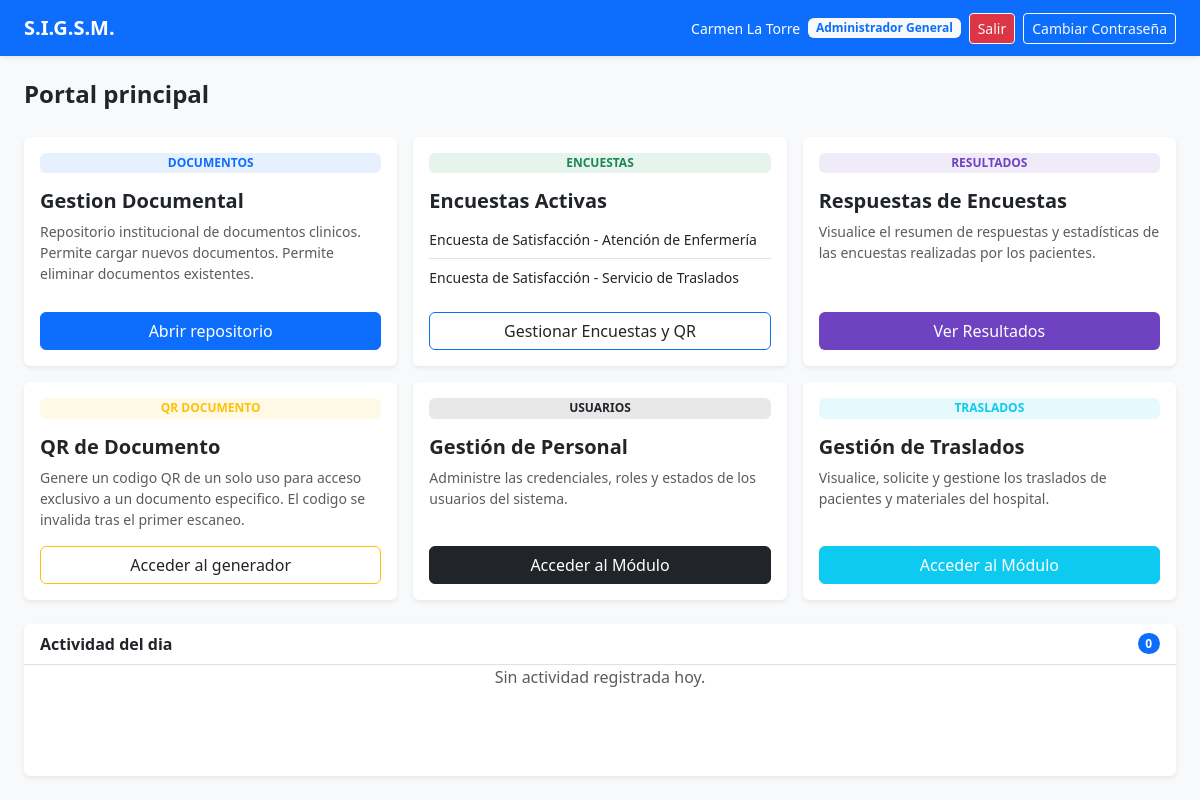
The page /index.php (signed in) on the database its author committed.
### tables this page shows
CREATE TABLE encuesta (
id_encuesta INT PRIMARY KEY AUTO_INCREMENT,
titulo VARCHAR(100) NOT NULL,
estado TINYINT(1) DEFAULT 1
);

### includes/auth_middleware.php (called while the page is built, shortened)
<?php
if (!function_exists('e')) {
    function e($datoV) {
        return htmlspecialchars($datoV ?? '', ENT_QUOTES | ENT_SUBSTITUTE, 'UTF-8');
    }
}
function obtenerPermisosPorRol($rolNom) {
    $rolNom = (string)$rolNom;
    $mapa = [
        'Administrador General' => [
            'ver_documentos', 'cargar_documentos', 'eliminar_documentos',
            'ver_encuestas', 'gestionar_encuestas', 'ver_respuestas_encuestas',
            'ver_traslados', 'crear_traslado', 'actualizar_estado_traslado', 'asignar_traslado',
            'ver_vehiculos', 'gestionar_vehiculos',
            'gestionar_usuarios',
            'gestionar_categorias',
        ],
        'Enfermería' => [
            'ver_documentos', 'cargar_documentos',
            'ver_encuestas',
            'ver_traslados', 'crear_traslado', 'ver_vehiculos',
        ],
        'Médico' => [
            'ver_documentos', 'cargar_documentos',
            'ver_encuestas',
            'ver_traslados', 'crear_traslado', 'ver_vehiculos',
        ],
        'IT' => [
            'ver_documentos',
            'ver_encuestas', 'gestionar_encuestas', 'ver_respuestas_encuestas', 'gestionar_categorias',
            'ver_traslados', 'actualizar_estado_traslado', 'ver_vehiculos', 'gestionar_vehiculos',
        ],
        'Transporte' => [
            'ver_traslados', 'actualizar_estado_traslado', 'ver_vehiculos', 'gestionar_vehiculos',
        ],
    ];
    return $mapa[$rolNom] ?? [];
}
function tienePermiso($permiso) {
    $permisos = obtenerPermisosPorRol($_SESSION['role_name']);
    return in_array($permiso, $permisos, true);
}
function obtenerRol() {
    return $_SESSION['role_name'] ?? 'Invitado';
}

### models/Encuesta.php (called while the page is built, shortened)
<?php
class Encuesta {
    private $conexion;
    public function __construct($bd) {
        $this->conexion = $bd;
    }
    public function listarActivas() {
        $prep = $this->conexion->prepare('SELECT `id_encuesta`, `titulo` FROM `encuesta` WHERE `estado` = 1 ORDER BY `titulo` ASC');
        $prep->execute();
        return $prep->fetchAll();
    }
}

### models/Documento.php (called while the page is built, shortened)
<?php
class Documento {
    private $conexion;
    public function __construct($bd) {
        $this->conexion = $bd;
    }
    public function listarNuevosHoy() {
        $sql = '
            SELECT d.id_documento, d.titulo, d.fecha_carga,
                   c.nombre AS categoria,
                   u.nombre AS usuario_nombre, u.apellido AS usuario_apellido
            FROM documento d
            LEFT JOIN categoria_documento c ON d.id_categoria = c.id_categoria
            LEFT JOIN usuario u ON d.id_usuario_carga = u.id_usuario
            WHERE DATE(d.fecha_carga) = CURDATE()
            ORDER BY d.fecha_carga DESC
        ';
        $prep = $this->conexion->prepare($sql);
        $prep->execute();
        return $prep->fetchAll();
    }
}

### index.php (the view, shortened to what this page needs)
<?php
require_once __DIR__ . '/includes/auth_middleware.php';
require_once __DIR__ . '/models/Documento.php';
require_once __DIR__ . '/models/Encuesta.php';
$baseObj = new Database();
$bd = $baseObj->getConnection();
$modDoc = new Documento($bd);
$modEncuesta = new Encuesta($bd);
$avisosHoy = tienePermiso('ver_documentos') ? $modDoc->listarNuevosHoy() : [];
$encsActivas = tienePermiso('ver_encuestas') ? $modEncuesta->listarActivas() : [];
$rolNom = obtenerRol();
$nomUsu = $_SESSION['user_name'] ?? 'Usuario';
?>
<!DOCTYPE html>
<html lang="es">
<head>
    <link href="https://cdn.jsdelivr.net/npm/bootstrap@5.3.0/dist/css/bootstrap.min.css" rel="stylesheet">
</head>
<body class="d-flex flex-column min-vh-100 bg-light">
    <nav class="navbar navbar-dark bg-primary shadow-sm flex-shrink-0">
        <div class="container-fluid px-3 px-lg-4">
            <a class="navbar-brand fw-bold mb-0" href="index.php">S.I.G.S.M.</a>
            <div class="d-flex align-items-center gap-2">
                <span class="text-white small d-none d-sm-inline"><?= e($nomUsu) ?></span>
                <span class="badge bg-light text-primary"><?= e($rolNom) ?></span>
                <a href="views/logout.php" class="btn btn-danger btn-outline-light btn-sm">Salir</a>
                <a href="views/cambiar_password.php" class="btn btn-outline-light btn-sm d-inline-flex align-items-center">Cambiar Contraseña</a>
            </div>
        </div>
    </nav>
    <main id="main-content" class="flex-grow-1 d-flex flex-column p-3 p-lg-4">
        <div class="mb-4 flex-shrink-0">
            <h4 class="fw-bold mb-1">Portal principal</h4>
        </div>
        <div class="row g-3 mb-4 flex-shrink-0">
            <?php if (tienePermiso('ver_documentos')): ?>
            <div class="col-12 col-md-6 col-xl-4">
                <div class="card border-0 shadow-sm h-100">
                    <div class="card-body d-flex flex-column">
                        <span class="badge bg-primary bg-opacity-10 text-primary w-auto mb-3">DOCUMENTOS</span>
                        <h5 class="card-title fw-bold">Gestion Documental</h5>
                        <p class="card-text text-muted small flex-grow-1">
                            Repositorio institucional de documentos clinicos.
                            <?php if (tienePermiso('cargar_documentos')): ?>Permite cargar nuevos documentos. <?php endif; ?>
                            <?php if (tienePermiso('eliminar_documentos')): ?>Permite eliminar documentos existentes.<?php endif; ?>
                        </p>
                        <a href="views/documentos.php" class="btn btn-primary w-100 mt-auto">Abrir repositorio</a>
                    </div>
                </div>
            </div>
            <?php endif; ?>
            <?php if (tienePermiso('ver_encuestas')): ?>
            <div class="col-12 col-md-6 col-xl-4">
                <div class="card border-0 shadow-sm h-100">
                    <div class="card-body d-flex flex-column">
                        <span class="badge bg-success bg-opacity-10 text-success w-auto mb-3">ENCUESTAS</span>
                        <h5 class="card-title fw-bold">Encuestas Activas</h5>
                        <?php if ($encsActivas): ?>
                            <ul class="list-group list-group-flush flex-grow-1 mb-3">
                                <?php foreach ($encsActivas as $encuestaFila): ?>
                                    <li class="list-group-item px-0 small"><?= e($encuestaFila['titulo']) ?></li>
                                <?php endforeach; ?>
                            </ul>
                        <?php else: ?>
                            <p class="card-text text-muted small flex-grow-1">No hay encuestas activas en este momento.</p>
                        <?php endif; ?>
                        <?php if (tienePermiso('gestionar_encuestas')): ?>
                            <a href="views/encuestas_admin.php" class="btn text-dark btn-outline-primary w-100 mt-auto">Gestionar Encuestas y QR</a>
                        <?php else: ?>
                            <button class="btn btn-outline-primary w-100 mt-auto" data-bs-toggle="modal" data-bs-target="#qrEncuestaModal">Ver QR de Encuesta</button>
                        <?php endif; ?>
                    </div>
                </div>
            </div>
            <?php endif; ?>
            <?php if (tienePermiso('ver_respuestas_encuestas')): ?>
                <div class="col-12 col-md-6 col-xl-4">
                    <div class="card border-0 shadow-sm h-100">
                        <div class="card-body d-flex flex-column">
                            <span class="badge bg-purple bg-opacity-10 text-primary w-auto mb-3" style="background-color: rgba(111, 66, 193, 0.1); color: #6f42c1 !important;">RESULTADOS</span>
                            <h5 class="card-title fw-bold">Respuestas de Encuestas</h5>
                            <p class="card-text text-muted small flex-grow-1">
                            Visualice el resumen de respuestas y estadísticas de las encuestas realizadas por los pacientes.
                            </p>
                            <a href="views/ver_respuestas.php" class="btn w-100 mt-auto" style="background-color: #6f42c1; color: white;">Ver Resultados</a>
                        </div>
                    </div>
                </div>
            <?php endif; ?>
            <?php if (tienePermiso('ver_documentos')): ?>
            <div class="col-12 col-md-6 col-xl-4">
                <div class="card border-0 shadow-sm h-100">
                    <div class="card-body d-flex flex-column">
                        <span class="badge bg-warning bg-opacity-10 text-warning w-auto mb-3">QR DOCUMENTO</span>
                        <h5 class="card-title fw-bold">QR de Documento</h5>
                        <p class="card-text text-muted small flex-grow-1">
                            Genere un codigo QR de un solo uso para acceso exclusivo a un documento especifico. El codigo se invalida tras el primer escaneo.
                        </p>
                        <a href="views/qr_documentos.php" class="btn text-dark btn-outline-warning w-100 mt-auto">Acceder al generador</a>
                    </div>
                </div>
            </div>
            <?php endif; ?>
            <?php if (tienePermiso('gestionar_usuarios')): ?>
            <div class="col-12 col-md-6 col-xl-4">
                <div class="card border-0 shadow-sm h-100">
                    <div class="card-body d-flex flex-column">
                        <span class="badge bg-dark bg-opacity-10 text-dark w-auto mb-3">USUARIOS</span>
                        <h5 class="card-title fw-bold">Gestión de Personal</h5>
                        <p class="card-text text-muted small flex-grow-1">
                            Administre las credenciales, roles y estados de los usuarios del sistema.
                        </p>
                        <a href="views/usuarios.php" class="btn btn-dark w-100 mt-auto">Acceder al Módulo</a>
                    </div>
                </div>
            </div>
            <?php endif; ?>
            <?php if (tienePermiso('ver_traslados')): ?>
            <div class="col-12 col-md-6 col-xl-4">
                <div class="card border-0 shadow-sm h-100">
                    <div class="card-body d-flex flex-column">
                    <span class="badge bg-info bg-opacity-10 text-info w-auto mb-3">TRASLADOS</span>
                    <h5 class="card-title fw-bold">Gestión de Traslados</h5>
                    <p class="card-text text-muted small flex-grow-1">
                        Visualice, solicite y gestione los traslados de pacientes y materiales del hospital.
                    </p>
                    <a href="views/traslados.php" class="btn text-dark btn-info text-white w-100 mt-auto">Acceder al Módulo</a>
                    </div>
                </div>
            </div>
            <?php endif; ?>
        </div>
        <div class="card border-0 shadow-sm flex-grow-1 d-flex flex-column">
            <div class="card-header bg-white fw-bold border-bottom flex-shrink-0">
                <div class="d-flex justify-content-between align-items-center">
                    <span>Actividad del dia</span>
                    <span class="badge bg-primary rounded-pill"><?= count($avisosHoy) ?></span>
                </div>
            </div>
            <div class="card-body overflow-auto flex-grow-1 p-0">
                <?php if (!tienePermiso('ver_documentos')): ?>
                    <div class="d-flex align-items-center justify-content-center h-100">
                        <p class="text-muted mb-0">Sin acceso a registros.</p>
                    </div>
                <?php elseif (empty($avisosHoy)): ?>
                    <div class="d-flex align-items-center justify-content-center h-100">
                        <p class="text-muted mb-0">Sin actividad registrada hoy.</p>
                    </div>
                <?php endif; ?>
            </div>
        </div>
    </main>
</body>
</html>

### rows shown on the page
encuesta: titulo "Encuesta de Satisfacción - Atención de Enfermería"
encuesta: titulo "Encuesta de Satisfacción - Servicio de Traslados"

### other values the page prints
$nomUsu "Carmen La Torre"
$rolNom "Administrador General"
count($avisosHoy) "0"
